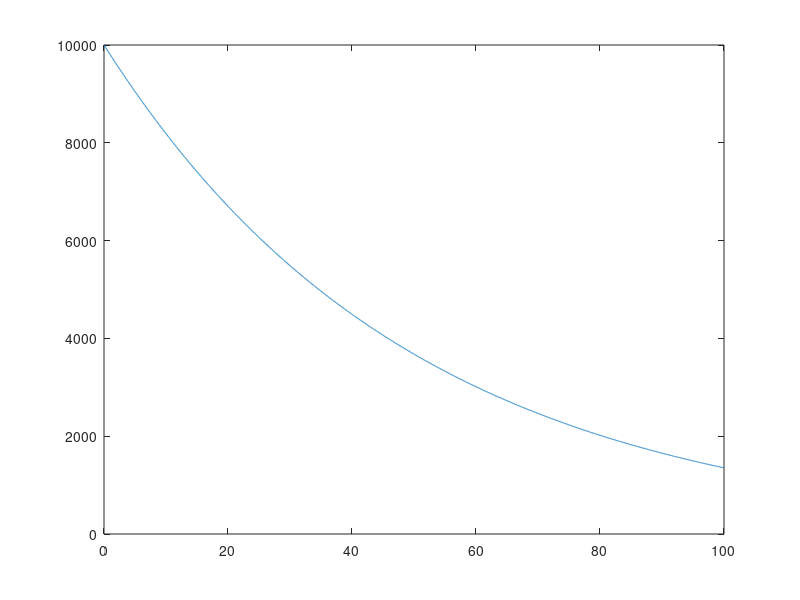

Recreate this plot in MATLAB.
clc; clear; close all;

% Decay rate
% dN (t) / dT = - k * N(t)

% Step size
dT = 0.01;

% Time
time = 0:dT:100;

% Population array
population = nan(size(time));
population_inital = 10000;
population(1) = population_inital;

% Decay constant
k = 0.02;

% Find population at time t = 100s
for i = 1:length(population) - 1
    population(i + 1) = population(i) + (-k .* dT .* population(i));
end

plot(time, population);